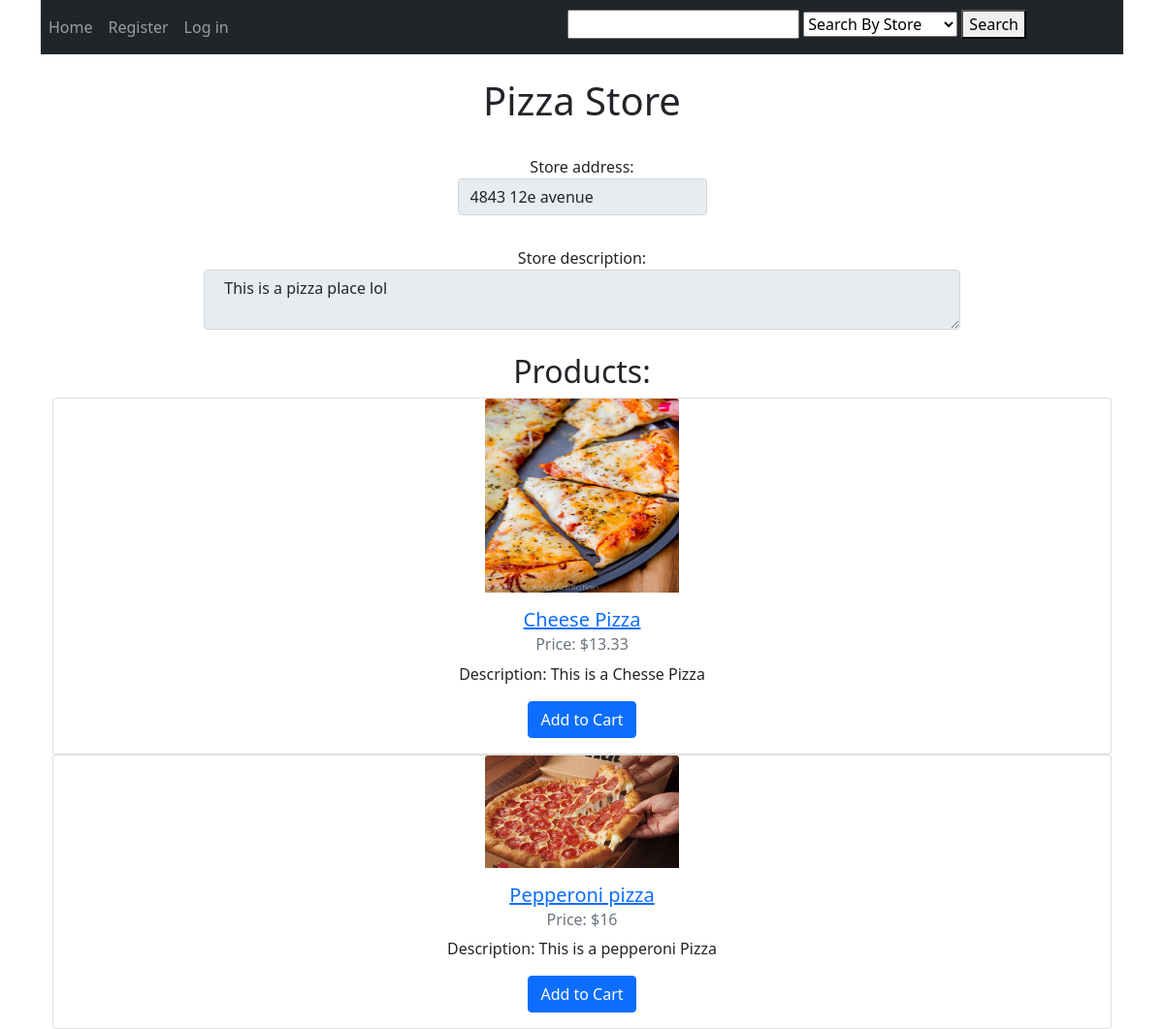
Page /Store/index/3 on the committed database.
### tables this page shows
CREATE TABLE `store` (
  `store_id` int(11) NOT NULL,
  `user_id` int(11) NOT NULL,
  `store_name` varchar(50) NOT NULL,
  `store_address` varchar(95) NOT NULL,
  `description` text NOT NULL
);

CREATE TABLE `product` (
  `product_id` int(11) NOT NULL,
  `store_id` int(11) NOT NULL,
  `product_name` varchar(30) NOT NULL,
  `product_image` varchar(50) DEFAULT 'blank.jpg',
  `product_availability` tinyint(4) NOT NULL DEFAULT 1 COMMENT 'product is generally available when it''s added. 0 means sold out and 1 means available',
  `product_price` double NOT NULL,
  `product_description` text NOT NULL
);

### app/controllers/Store.php (called while the page is built, shortened)
<?php
        class Store extends \app\core\Controller {
            public function index($store_id) {
                $myStore = new \app\models\Store();
                $store = $myStore->get($store_id);
                $this->view('Store/index', $store);
            }
        }

### app/core/App.php (called while the page is built, shortened)
<?php
		class App {
			private $method = 'index';
			public function __construct() {
				$url = self::parseUrl();
				if (isset($url[0])) {
					unset($url[0]);
				}
				$this->controller = new $this->controller;
				if (isset($url[1])) {
					if (method_exists($this->controller, $url[1]))
						$this->method = $url[1];
					unset($url[1]);
				}
				$this->params = $url ? array_values($url) : [];
				call_user_func_array([$this->controller, $this->method], $this->params);
			}
			private static function parseUrl() {
				if (isset($_GET['url'])) {
					return explode('/',
						filter_var(
							rtrim($_GET['url'], '/'),
							FILTER_SANITIZE_URL)
					);
				}
			}
		}

### index.php (called while the page is built, shortened)
<?php
    new \app\core\App();

### app/models/Store.php (called while the page is built, shortened)
<?php
        class Store extends \app\core\Model {
            function get($store_id) {
                $SQL = 'SELECT * FROM store WHERE store_id = :store_id';
                $STMT = self::$_connection->prepare($SQL);
                $STMT->execute(['store_id'=> $store_id]);
                $STMT->setFetchMode(\PDO::FETCH_CLASS, "app\models\Store");
                return $STMT->fetch();
            }
            function getProducts($store_id) {
                $SQL = 'SELECT * FROM product WHERE store_id = :store_id';
                $STMT = self::$_connection->prepare($SQL);
                $STMT->execute(['store_id'=>$store_id]);
                $STMT->setFetchMode(\PDO::FETCH_CLASS, "app\models\Product");
                return $STMT->fetchAll();
            }
        }

### app/core/DBConnection.php (called while the page is built, shortened)
<?php
		class DBConnection {
			static $connection = null;
			private function __construct() {
				if (self::$connection == null) {
					$host = 'localhost';
					$DBname = 'meal_times';
					$user = 'root';
					$password = '';
					self::$connection = new \PDO("mysql:host=$host;dbname=$DBname", $user, $password);
				}
			}
			public static function getInstance() {
				return self::$connection;
			}
		}

### app/views/subviews/products.php (the view)
<h2 class = "text-center">Products:</h2>
<div style='text-align:center;'>
    <?php
        foreach ($data as $product) {
            echo "<div class='card'>
            <img class=\"card-img-top\" alt = '' src = '\\pictures\\$product->product_image' style = 'max-width:200px;max-height:200px;display:block;margin-left:auto;margin-right:auto;'>
                    <div class='card-body'>
                    <h5 class=\"card-title\"> <a href = '/Product/index/$product->product_id'>$product->product_name</a> </h5>
                   <h6 class=\"card-subtitle mb-2 text-muted\"> Price: $$product->product_price</h6>
                   <p class=\"card-text\"> Description: $product->product_description</p>";
            if (isset($_SESSION['store_id']) && $_SESSION['store_id'] == $product->store_id) {
                echo "<a class=\"btn btn-primary\" href='/Product/update/$product->product_id' class='m-2'>Update</a>
                    <a class=\"btn btn-primary\" href='/Product/delete/$product->product_id' onclick='return confirm(\"Product successfully deleted\")' class='m-2'>Delete</a></div>
                    </div>";
            } else if ($product->product_availability == 1 && isset($_SESSION['order->store_id']) && $_SESSION['order->store_id'] != $product->store_id) {
                    echo "<a class=\"btn btn-primary\" href='/Cart/addToCart/$product->product_id/$product->store_id' onclick='return confirm(\"Your current cart will be cleared if you proceed. Are you sure?\")' class='m-2'> Add to Cart </a>
                        </div>
                        </div>";
            } else {
                if ($product->product_availability == 0) {
                    echo "<a class=\"btn btn-primary\" onclick='return confirm(\"Product is not available at the moment.\")' class='m-2'> Add to Cart </a>
                    </div>
                    </div>";
                }
                else {
                    echo "<a class=\"btn btn-primary\" href='/Cart/addToCart/$product->product_id/$product->store_id' onclick='return confirm(\"Product successfully added to cart!\")' class='m-2'> Add to Cart </a>
                        </div>
                        </div>";
                }
            }
        }
    ?>
</div>

### app/views/Store/details_subview.php (shortened to what this page needs)
<html>
    <head>
        <link href="https://cdn.jsdelivr.net/npm/bootstrap@5.1.3/dist/css/bootstrap.min.css" rel="stylesheet">
    </head>
    <body>
        <br><h1 class = text-center><?= $data->store_name?></h1> <br>
        <form method='post' action=''>
            <label class='form-label'>Store address:<input disabled type='text' name='store_address' class='form-control' value='<?= $data->store_address?>' /></label><br> <br>
            <label class='form-label'>Store description:<textarea disabled type='text' name='description'  cols="80" class='form-control' > <?= $data->description?></textarea></label><br>
        </form>
            <?php
                $products = $data->getProducts($data->store_id);
                $this->view('subviews/products', $products);
            ?>
        </body>
</html>

### rows in the picture
store: store_name "Pizza Store", store_address "4843 12e avenue", description "This is a pizza place lol"
product: product_image (picture), product_name "Cheese Pizza", product_price "13.33", product_description "This is a Chesse Pizza"
product: product_image (picture), product_name "Pepperoni pizza", product_price "16", product_description "This is a pepperoni Pizza"
